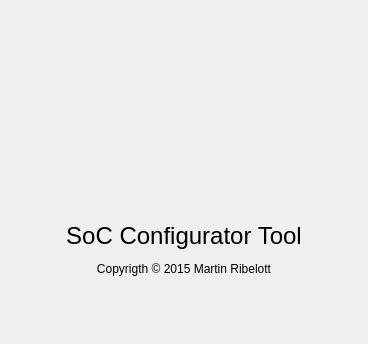
<?xml version="1.0" encoding="UTF-8"?>
<ui version="4.0">
 <class>AboutDialog</class>
 <widget class="QDialog" name="AboutDialog">
  <property name="geometry">
   <rect>
    <x>0</x>
    <y>0</y>
    <width>368</width>
    <height>344</height>
   </rect>
  </property>
  <property name="windowTitle">
   <string>Dialog</string>
  </property>
  <layout class="QVBoxLayout" name="verticalLayout">
   <item>
    <layout class="QHBoxLayout" name="horizontalLayout">
     <item>
      <spacer name="horizontalSpacer">
       <property name="orientation">
        <enum>Qt::Horizontal</enum>
       </property>
       <property name="sizeHint" stdset="0">
        <size>
         <width>40</width>
         <height>20</height>
        </size>
       </property>
      </spacer>
     </item>
     <item>
      <widget class="QLabel" name="label">
       <property name="sizePolicy">
        <sizepolicy hsizetype="Fixed" vsizetype="Fixed">
         <horstretch>0</horstretch>
         <verstretch>0</verstretch>
        </sizepolicy>
       </property>
       <property name="maximumSize">
        <size>
         <width>256</width>
         <height>256</height>
        </size>
       </property>
       <property name="pixmap">
        <pixmap resource="resources.qrc">:/images/logo.svg</pixmap>
       </property>
       <property name="scaledContents">
        <bool>true</bool>
       </property>
       <property name="textInteractionFlags">
        <set>Qt::NoTextInteraction</set>
       </property>
      </widget>
     </item>
     <item>
      <spacer name="horizontalSpacer_2">
       <property name="orientation">
        <enum>Qt::Horizontal</enum>
       </property>
       <property name="sizeHint" stdset="0">
        <size>
         <width>40</width>
         <height>20</height>
        </size>
       </property>
      </spacer>
     </item>
    </layout>
   </item>
   <item>
    <widget class="QLabel" name="label_2">
     <property name="text">
      <string>&lt;html&gt;&lt;head/&gt;&lt;body&gt;&lt;p align=&quot;center&quot;&gt;&lt;span style=&quot; font-size:18pt;&quot;&gt;SoC Configurator Tool&lt;/span&gt;&lt;/p&gt;&lt;p align=&quot;center&quot;&gt;Copyrigth © 2015 Martin Ribelott&lt;/p&gt;&lt;/body&gt;&lt;/html&gt;</string>
     </property>
    </widget>
   </item>
   <item>
    <widget class="QDialogButtonBox" name="buttonBox">
     <property name="standardButtons">
      <set>QDialogButtonBox::NoButton</set>
     </property>
     <property name="centerButtons">
      <bool>true</bool>
     </property>
    </widget>
   </item>
  </layout>
 </widget>
 <resources>
  <include location="resources.qrc"/>
 </resources>
 <connections>
  <connection>
   <sender>buttonBox</sender>
   <signal>accepted()</signal>
   <receiver>AboutDialog</receiver>
   <slot>accept()</slot>
   <hints>
    <hint type="sourcelabel">
     <x>111</x>
     <y>215</y>
    </hint>
    <hint type="destinationlabel">
     <x>111</x>
     <y>112</y>
    </hint>
   </hints>
  </connection>
 </connections>
</ui>
